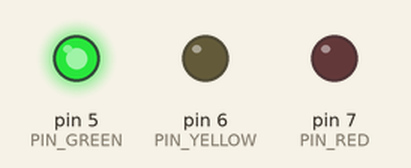
Recording of a sketch running on a simulated Arduino Uno, built with avr-gcc and run on an emulated ATmega328P. Parts: output pins drawn as LEDs (lit = HIGH).

Above: at 2.5 s.
At 5.5 s:
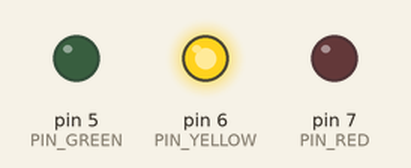
At 8.5 s:
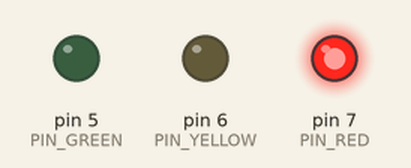
Timing chart, 0 to 14.3 s (numbered marks = the images above):
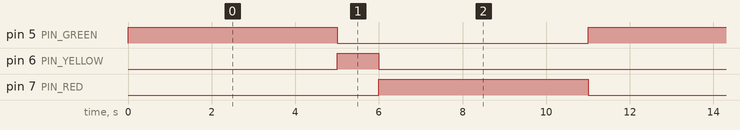

The sketch:

semaforo.ino
```cpp
#define PIN_GREEN 5
#define PIN_YELLOW 6
#define PIN_RED 7

#define DELAY_GREEN 5e3
#define DELAY_RED 5e3
#define DELAY_YELLOW 1e3


void setup() {
  pinMode(PIN_GREEN, OUTPUT);
  pinMode(PIN_YELLOW, OUTPUT);
  pinMode(PIN_RED, OUTPUT);
}

void loop() {
  digitalWrite(PIN_GREEN, HIGH);
  delay(DELAY_GREEN);
  digitalWrite(PIN_GREEN, LOW);
  digitalWrite(PIN_YELLOW, HIGH);
  delay(DELAY_YELLOW);
  digitalWrite(PIN_YELLOW, LOW);
  digitalWrite(PIN_RED, HIGH);
  delay(DELAY_RED);
  digitalWrite(PIN_RED, LOW);

}
```

Measured:
- by itself, pin 5 (PIN_GREEN), pin 7 (PIN_RED): alternates HIGH for 5.0 s and LOW for 6.0 s
- by itself, pin 6 (PIN_YELLOW): alternates HIGH for 1.0 s and LOW for 10.0 s
- by itself, everything shown: repeats every 11.0 s, in 4 steps
